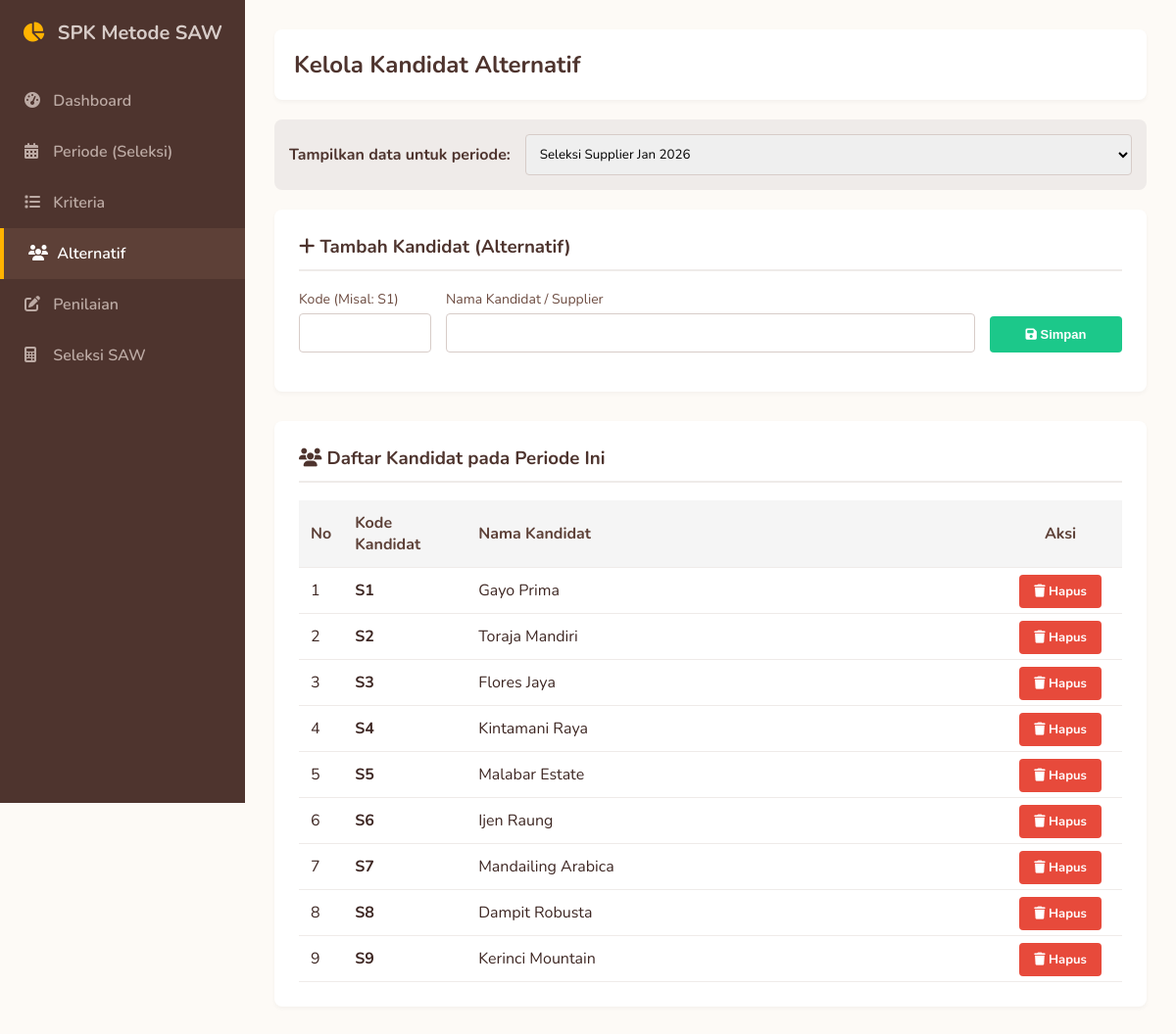
The page /alternatif.php on the database its author committed.
### tables this page shows
CREATE TABLE `alternatif` (
  `id_alternatif` int NOT NULL,
  `id_periode` int NOT NULL,
  `kode_alternatif` varchar(10) NOT NULL,
  `nama_alternatif` varchar(100) NOT NULL
);

### alternatif.php (the view, shortened to what this page needs)
<?php
include 'koneksi.php';
$queryPeriode = mysqli_query($conn, "SELECT * FROM periode ORDER BY id_periode DESC");
$periodeAktif = isset($_GET['id_periode']) ? $_GET['id_periode'] : '';
if (empty($periodeAktif) && mysqli_num_rows($queryPeriode) > 0) {
    $firstPeriode = mysqli_fetch_assoc(mysqli_query($conn, "SELECT id_periode FROM periode ORDER BY id_periode DESC LIMIT 1"));
    $periodeAktif = $firstPeriode['id_periode'];
}
$queryAlternatif = mysqli_query($conn, "SELECT * FROM alternatif WHERE id_periode = '$periodeAktif' ORDER BY kode_alternatif ASC");
?>
<!DOCTYPE html>
<html lang="id">
<head>
    <link rel="stylesheet" href="https://cdnjs.cloudflare.com/ajax/libs/font-awesome/6.4.0/css/all.min.css">
</head>
<body>
    <div class="sidebar">
        <div class="sidebar-brand"><i class="fas fa-chart-pie"></i> SPK Metode SAW</div>
        <a href="index.php" class="nav-item"><i class="fas fa-tachometer-alt"></i> Dashboard</a>
        <a href="periode.php" class="nav-item"><i class="fas fa-calendar-alt"></i> Periode (Seleksi)</a>
        <a href="kriteria.php" class="nav-item"><i class="fas fa-list"></i> Kriteria</a>
        <a href="alternatif.php" class="nav-item active"><i class="fas fa-users"></i> Alternatif</a>
        <a href="penilaian.php" class="nav-item"><i class="fas fa-edit"></i> Penilaian</a>
        <a href="hitung.php" class="nav-item"><i class="fas fa-calculator"></i> Seleksi SAW</a>
    </div>
    <div class="main-content">
        <div class="header">
            <h2 style="margin: 0; color: #4e342e;">Kelola Kandidat Alternatif</h2>
        </div>
        <div class="filter-box">
            <strong style="color: #4e342e;">Tampilkan data untuk periode:</strong>
            <form action="" method="GET" style="display: flex; gap: 10px; flex: 1;">
                <select name="id_periode" style="flex: 1;" onchange="this.form.submit()">
                    <?php
                    mysqli_data_seek($queryPeriode, 0);
                    while($p = mysqli_fetch_assoc($queryPeriode)) {
                        $selected = ($p['id_periode'] == $periodeAktif) ? 'selected' : '';
                        echo "<option value='{$p['id_periode']}' $selected>{$p['nama_periode']}</option>";
                    }
                    ?>
                </select>
            </form>
        </div>
        <?php if(!empty($periodeAktif)) { ?>
        <div class="crud-box">
            <h3><i class="fas fa-plus"></i> Tambah Kandidat (Alternatif)</h3>
            <form action="" method="POST">
                <div class="form-row">
                    <div class="form-group" style="flex: 0.5;">
                        <label>Kode (Misal: S1)</label>
                        <input type="text" name="kode_alternatif" required>
                    </div>
                    <div class="form-group" style="flex: 2;">
                        <label>Nama Kandidat / Supplier</label>
                        <input type="text" name="nama_alternatif" required>
                    </div>
                    <div class="form-group" style="flex: 0.5;">
                        <button type="submit" name="simpan" class="btn btn-add" style="width: 100%; padding: 11px;"><i class="fas fa-save"></i> Simpan</button>
                    </div>
                </div>
            </form>
        </div>
        <div class="crud-box">
            <h3><i class="fas fa-users"></i> Daftar Kandidat pada Periode Ini</h3>
            <table>
                <tr>
                    <th width="5%">No</th>
                    <th width="15%">Kode Kandidat</th>
                    <th>Nama Kandidat</th>
                    <th width="15%" style="text-align: center;">Aksi</th>
                </tr>
                <?php
                $no = 1;
                while($row = mysqli_fetch_assoc($queryAlternatif)) {
                ?>
                <tr>
                    <td><?= $no++; ?></td>
                    <td><b><?= htmlspecialchars($row['kode_alternatif']); ?></b></td>
                    <td><?= htmlspecialchars($row['nama_alternatif']); ?></td>
                    <td style="text-align: center;">
                        <a href="?hapus=<?= $row['id_alternatif']; ?>&id_periode=<?= $periodeAktif ?>" class="btn btn-del" onclick="return confirm('Yakin ingin menghapus kandidat ini?');"><i class="fas fa-trash"></i> Hapus</a>
                    </td>
                </tr>
                <?php } ?>
            </table>
        </div>
        <?php } else { ?>
            <div class="crud-box">
                <p style="text-align: center; color: #e74a3b; font-weight: bold;">Silakan pilih atau buat Periode Seleksi terlebih dahulu!</p>
            </div>
        <?php } ?>
    </div>
</body>
</html>

### alternatif.php (style rules this page uses)
body { font-family: 'Nunito', sans-serif; background-color: #fdfaf6; margin: 0; display: flex; color: #3e2723; }
.sidebar { width: 250px; background-color: #4e342e; height: 100vh; padding-top: 20px; position: fixed; }
.sidebar-brand { text-align: center; font-size: 20px; font-weight: bold; color: #d7ccc8; margin-bottom: 30px; }
.sidebar-brand i { color: #ffb300; margin-right: 8px; }
.nav-item { padding: 15px 25px; display: block; color: #bcaaa4; text-decoration: none; font-weight: 600; transition: 0.2s; }
.nav-item:hover, .nav-item.active { color: #fff; background-color: #5d4037; border-left: 4px solid #ffb300; }
.nav-item i { width: 25px; }
.main-content { margin-left: 250px; padding: 30px; width: 100%; box-sizing: border-box; }
.header { background: #fff; padding: 20px; border-radius: 8px; box-shadow: 0 2px 4px rgba(0,0,0,0.04); margin-bottom: 20px; }
.crud-box { background: #fff; padding: 25px; border-radius: 8px; box-shadow: 0 2px 4px rgba(0,0,0,0.04); margin-bottom: 30px; }
.crud-box h3 { margin-top: 0; color: #4e342e; border-bottom: 2px solid #efebe9; padding-bottom: 10px; }
table { width: 100%; border-collapse: collapse; margin-top: 15px; }
th, td { padding: 12px; text-align: left; border-bottom: 1px solid #efebe9; }
th { background-color: #f5f5f5; color: #5d4037; }
.btn { padding: 8px 15px; border: none; border-radius: 4px; cursor: pointer; color: white; font-weight: bold; text-decoration: none; font-size: 13px; }
.btn-add { background-color: #1cc88a; }
.btn-del { background-color: #e74a3b; }
.form-row { display: flex; gap: 15px; margin-bottom: 15px; align-items: flex-end; }
.form-group { flex: 1; }
.form-group label { display:block; margin-bottom:5px; color:#6d4c41; font-size: 14px; }
input[type="text"], select { width: 100%; padding: 10px; border: 1px solid #d7ccc8; border-radius: 4px; box-sizing: border-box; font-family: inherit; }
.filter-box { background: #efebe9; padding: 15px; border-radius: 8px; margin-bottom: 20px; display: flex; gap: 15px; align-items: center; }

### rows shown on the page
alternatif: kode_alternatif "S1", nama_alternatif "Gayo Prima"
alternatif: kode_alternatif "S2", nama_alternatif "Toraja Mandiri"
alternatif: kode_alternatif "S3", nama_alternatif "Flores Jaya"
alternatif: kode_alternatif "S4", nama_alternatif "Kintamani Raya"
alternatif: kode_alternatif "S5", nama_alternatif "Malabar Estate"
alternatif: kode_alternatif "S6", nama_alternatif "Ijen Raung"
alternatif: kode_alternatif "S7", nama_alternatif "Mandailing Arabica"
alternatif: kode_alternatif "S8", nama_alternatif "Dampit Robusta"
alternatif: kode_alternatif "S9", nama_alternatif "Kerinci Mountain"

### other values the page prints
form field id_periode "Seleksi Supplier Jan 2026"
